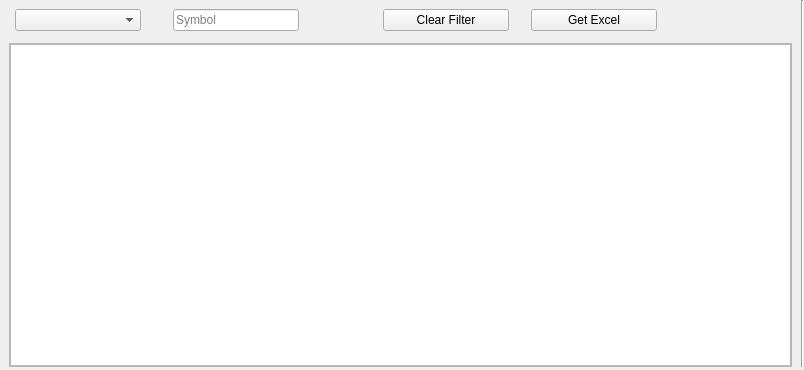
<?xml version="1.0" encoding="UTF-8"?>
<ui version="4.0">
 <class>MainWindow</class>
 <widget class="QMainWindow" name="MainWindow">
  <property name="geometry">
   <rect>
    <x>0</x>
    <y>0</y>
    <width>804</width>
    <height>370</height>
   </rect>
  </property>
  <property name="windowTitle">
   <string>MainWindow</string>
  </property>
  <property name="dockOptions">
   <set>QMainWindow::AllowNestedDocks|QMainWindow::AllowTabbedDocks|QMainWindow::AnimatedDocks|QMainWindow::ForceTabbedDocks|QMainWindow::GroupedDragging|QMainWindow::VerticalTabs</set>
  </property>
  <widget class="QWidget" name="centralwidget">
   <layout class="QGridLayout" name="gridLayout">
    <property name="leftMargin">
     <number>0</number>
    </property>
    <property name="topMargin">
     <number>0</number>
    </property>
    <property name="rightMargin">
     <number>0</number>
    </property>
    <property name="bottomMargin">
     <number>0</number>
    </property>
    <property name="horizontalSpacing">
     <number>3</number>
    </property>
    <property name="verticalSpacing">
     <number>0</number>
    </property>
    <item row="2" column="2">
     <widget class="QFrame" name="mainFrame">
      <property name="sizePolicy">
       <sizepolicy hsizetype="Expanding" vsizetype="Expanding">
        <horstretch>0</horstretch>
        <verstretch>0</verstretch>
       </sizepolicy>
      </property>
      <property name="frameShape">
       <enum>QFrame::StyledPanel</enum>
      </property>
      <property name="frameShadow">
       <enum>QFrame::Raised</enum>
      </property>
      <layout class="QGridLayout" name="gridLayout_4">
       <property name="leftMargin">
        <number>0</number>
       </property>
       <property name="topMargin">
        <number>0</number>
       </property>
       <property name="rightMargin">
        <number>0</number>
       </property>
       <property name="bottomMargin">
        <number>0</number>
       </property>
       <property name="spacing">
        <number>0</number>
       </property>
       <item row="0" column="0">
        <widget class="QTableView" name="tableView">
         <property name="font">
          <font>
           <pointsize>11</pointsize>
          </font>
         </property>
         <property name="styleSheet">
          <string notr="true"/>
         </property>
         <property name="selectionBehavior">
          <enum>QAbstractItemView::SelectRows</enum>
         </property>
         <property name="showGrid">
          <bool>true</bool>
         </property>
         <property name="sortingEnabled">
          <bool>true</bool>
         </property>
         <attribute name="verticalHeaderDefaultSectionSize">
          <number>23</number>
         </attribute>
        </widget>
       </item>
      </layout>
     </widget>
    </item>
    <item row="0" column="1" colspan="3">
     <widget class="QWidget" name="indexBar" native="true">
      <property name="sizePolicy">
       <sizepolicy hsizetype="Preferred" vsizetype="Minimum">
        <horstretch>0</horstretch>
        <verstretch>0</verstretch>
       </sizepolicy>
      </property>
      <property name="minimumSize">
       <size>
        <width>0</width>
        <height>0</height>
       </size>
      </property>
      <property name="styleSheet">
       <string notr="true"/>
      </property>
      <layout class="QGridLayout" name="gridLayout_2">
       <item row="0" column="2" rowspan="2">
        <widget class="QLineEdit" name="le_text">
         <property name="sizePolicy">
          <sizepolicy hsizetype="Preferred" vsizetype="Fixed">
           <horstretch>0</horstretch>
           <verstretch>0</verstretch>
          </sizepolicy>
         </property>
         <property name="maximumSize">
          <size>
           <width>200</width>
           <height>16777215</height>
          </size>
         </property>
         <property name="placeholderText">
          <string>Symbol</string>
         </property>
        </widget>
       </item>
       <item row="0" column="0" rowspan="2">
        <widget class="QComboBox" name="cbHeads">
         <property name="maximumSize">
          <size>
           <width>200</width>
           <height>16777215</height>
          </size>
         </property>
        </widget>
       </item>
       <item row="0" column="3" rowspan="2">
        <widget class="Line" name="line_7">
         <property name="maximumSize">
          <size>
           <width>25</width>
           <height>16777215</height>
          </size>
         </property>
         <property name="styleSheet">
          <string notr="true">background-color: transparent;</string>
         </property>
         <property name="orientation">
          <enum>Qt::Horizontal</enum>
         </property>
        </widget>
       </item>
       <item row="0" column="1" rowspan="2">
        <widget class="Line" name="line_4">
         <property name="maximumSize">
          <size>
           <width>20</width>
           <height>16777215</height>
          </size>
         </property>
         <property name="styleSheet">
          <string notr="true">background-color: transparent;</string>
         </property>
         <property name="orientation">
          <enum>Qt::Horizontal</enum>
         </property>
        </widget>
       </item>
       <item row="0" column="8" rowspan="2">
        <widget class="QPushButton" name="pbGetExcel">
         <property name="minimumSize">
          <size>
           <width>100</width>
           <height>0</height>
          </size>
         </property>
         <property name="maximumSize">
          <size>
           <width>200</width>
           <height>16777215</height>
          </size>
         </property>
         <property name="text">
          <string>Get Excel</string>
         </property>
        </widget>
       </item>
       <item row="0" column="5" rowspan="2">
        <widget class="Line" name="line_9">
         <property name="maximumSize">
          <size>
           <width>25</width>
           <height>16777215</height>
          </size>
         </property>
         <property name="styleSheet">
          <string notr="true">background-color: transparent;</string>
         </property>
         <property name="orientation">
          <enum>Qt::Horizontal</enum>
         </property>
        </widget>
       </item>
       <item row="1" column="9">
        <widget class="Line" name="line_6">
         <property name="minimumSize">
          <size>
           <width>1</width>
           <height>0</height>
          </size>
         </property>
         <property name="styleSheet">
          <string notr="true">background-color:transparent</string>
         </property>
         <property name="orientation">
          <enum>Qt::Horizontal</enum>
         </property>
        </widget>
       </item>
       <item row="1" column="4">
        <widget class="Line" name="line_5">
         <property name="maximumSize">
          <size>
           <width>10</width>
           <height>16777215</height>
          </size>
         </property>
         <property name="styleSheet">
          <string notr="true">background-color: transparent;</string>
         </property>
         <property name="orientation">
          <enum>Qt::Horizontal</enum>
         </property>
        </widget>
       </item>
       <item row="1" column="7">
        <widget class="Line" name="line_8">
         <property name="maximumSize">
          <size>
           <width>10</width>
           <height>16777215</height>
          </size>
         </property>
         <property name="styleSheet">
          <string notr="true">background-color: transparent;</string>
         </property>
         <property name="orientation">
          <enum>Qt::Horizontal</enum>
         </property>
        </widget>
       </item>
       <item row="0" column="6" rowspan="2">
        <widget class="QPushButton" name="pbClearfilter">
         <property name="minimumSize">
          <size>
           <width>100</width>
           <height>0</height>
          </size>
         </property>
         <property name="maximumSize">
          <size>
           <width>200</width>
           <height>16777215</height>
          </size>
         </property>
         <property name="text">
          <string>Clear Filter</string>
         </property>
        </widget>
       </item>
      </layout>
     </widget>
    </item>
    <item row="2" column="3">
     <widget class="Line" name="line_3">
      <property name="styleSheet">
       <string notr="true">background-color: transparent;</string>
      </property>
      <property name="orientation">
       <enum>Qt::Vertical</enum>
      </property>
     </widget>
    </item>
    <item row="1" column="2">
     <widget class="Line" name="line_2">
      <property name="styleSheet">
       <string notr="true">background-color: transparent;</string>
      </property>
      <property name="orientation">
       <enum>Qt::Horizontal</enum>
      </property>
     </widget>
    </item>
    <item row="3" column="1">
     <widget class="Line" name="line_18">
      <property name="orientation">
       <enum>Qt::Horizontal</enum>
      </property>
     </widget>
    </item>
    <item row="2" column="0">
     <widget class="Line" name="line">
      <property name="styleSheet">
       <string notr="true">background-color: transparent;</string>
      </property>
      <property name="orientation">
       <enum>Qt::Vertical</enum>
      </property>
     </widget>
    </item>
    <item row="0" column="4" rowspan="3">
     <widget class="Line" name="line_17">
      <property name="orientation">
       <enum>Qt::Vertical</enum>
      </property>
     </widget>
    </item>
   </layout>
  </widget>
 </widget>
 <resources>
  <include location="../icons/icons.qrc"/>
 </resources>
 <connections/>
</ui>
